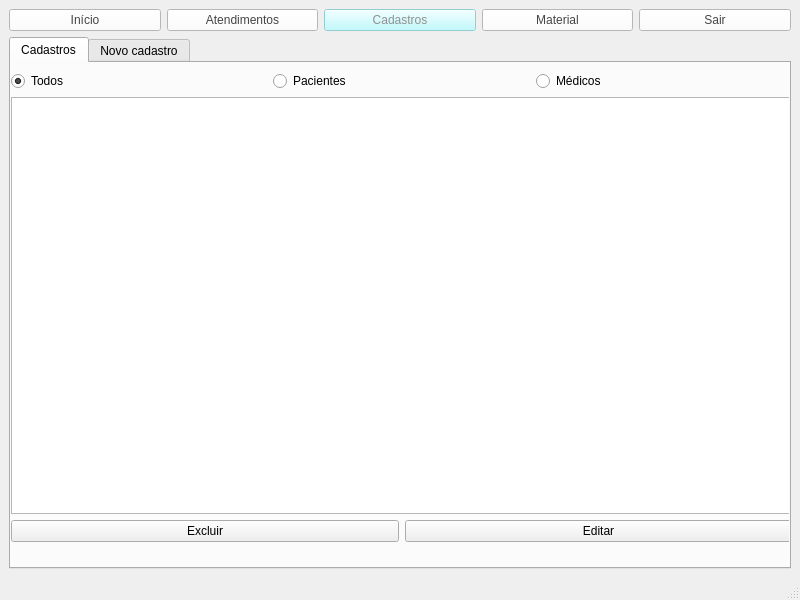
<?xml version="1.0" encoding="UTF-8"?>
<ui version="4.0">
 <class>ADM_cadastros</class>
 <widget class="QMainWindow" name="ADM_cadastros">
  <property name="geometry">
   <rect>
    <x>0</x>
    <y>0</y>
    <width>800</width>
    <height>600</height>
   </rect>
  </property>
  <property name="windowTitle">
   <string>MainWindow</string>
  </property>
  <widget class="QWidget" name="centralwidget">
   <layout class="QVBoxLayout" name="verticalLayout">
    <item>
     <layout class="QHBoxLayout" name="horizontalLayout">
      <item>
       <widget class="QPushButton" name="botaoInicio">
        <property name="styleSheet">
         <string notr="true">QPushButton { 
color: rgb(68, 68, 68);
background-color: rgb(255, 255, 255);
border-color: rgb(48, 245, 255);
border-widht: 1px;
}

QPushButton:pressed { 
color: rgb(68, 68, 68);
background-color: rgb(170, 255, 255);
border-color: rgb(48, 245, 255);
border-widht: 1px;
}</string>
        </property>
        <property name="text">
         <string>Início</string>
        </property>
       </widget>
      </item>
      <item>
       <widget class="QPushButton" name="botaoAtendimentos">
        <property name="styleSheet">
         <string notr="true">QPushButton { 
color: rgb(68, 68, 68);
background-color: rgb(255, 255, 255);
border-color: rgb(48, 245, 255);
border-widht: 1px;
}

QPushButton:pressed { 
color: rgb(68, 68, 68);
background-color: rgb(170, 255, 255);
border-color: rgb(48, 245, 255);
border-widht: 1px;
}</string>
        </property>
        <property name="text">
         <string>Atendimentos</string>
        </property>
       </widget>
      </item>
      <item>
       <widget class="QPushButton" name="botaoCadastros">
        <property name="enabled">
         <bool>false</bool>
        </property>
        <property name="styleSheet">
         <string notr="true">color: rgb(144, 144, 144);
background-color: rgb(176, 251, 255);
border-color: rgb(48, 245, 255);
border-widht: 1px;</string>
        </property>
        <property name="text">
         <string>Cadastros</string>
        </property>
       </widget>
      </item>
      <item>
       <widget class="QPushButton" name="botaoMaterial">
        <property name="styleSheet">
         <string notr="true">QPushButton { 
color: rgb(68, 68, 68);
background-color: rgb(255, 255, 255);
border-color: rgb(48, 245, 255);
border-widht: 1px;
}

QPushButton:pressed { 
color: rgb(68, 68, 68);
background-color: rgb(170, 255, 255);
border-color: rgb(48, 245, 255);
border-widht: 1px;
}</string>
        </property>
        <property name="text">
         <string>Material</string>
        </property>
       </widget>
      </item>
      <item>
       <widget class="QPushButton" name="botaoSair">
        <property name="styleSheet">
         <string notr="true">QPushButton { 
color: rgb(68, 68, 68);
background-color: rgb(255, 255, 255);
border-color: rgb(48, 245, 255);
border-widht: 1px;
}

QPushButton:pressed { 
color: rgb(68, 68, 68);
background-color: rgb(170, 255, 255);
border-color: rgb(48, 245, 255);
border-widht: 1px;
}</string>
        </property>
        <property name="text">
         <string>Sair</string>
        </property>
       </widget>
      </item>
     </layout>
    </item>
    <item>
     <widget class="QTabWidget" name="tabWidget">
      <property name="currentIndex">
       <number>0</number>
      </property>
      <widget class="QWidget" name="Cadastros">
       <attribute name="title">
        <string>Cadastros</string>
       </attribute>
       <widget class="QWidget" name="verticalLayoutWidget">
        <property name="geometry">
         <rect>
          <x>0</x>
          <y>8</y>
          <width>781</width>
          <height>471</height>
         </rect>
        </property>
        <layout class="QVBoxLayout" name="verticalLayout_3">
         <item>
          <layout class="QHBoxLayout" name="horizontalLayout_2"/>
         </item>
         <item>
          <layout class="QHBoxLayout" name="horizontalLayout_5">
           <item>
            <widget class="QRadioButton" name="rabotaoTodos">
             <property name="enabled">
              <bool>true</bool>
             </property>
             <property name="focusPolicy">
              <enum>Qt::FocusPolicy::StrongFocus</enum>
             </property>
             <property name="text">
              <string>Todos</string>
             </property>
             <property name="checkable">
              <bool>true</bool>
             </property>
             <property name="checked">
              <bool>true</bool>
             </property>
            </widget>
           </item>
           <item>
            <widget class="QRadioButton" name="rdbotaoPaciente">
             <property name="text">
              <string>Pacientes</string>
             </property>
            </widget>
           </item>
           <item>
            <widget class="QRadioButton" name="rdbotaoMedico">
             <property name="text">
              <string>Médicos</string>
             </property>
            </widget>
           </item>
          </layout>
         </item>
         <item>
          <widget class="QTableWidget" name="tw_Cadastros"/>
         </item>
         <item>
          <layout class="QHBoxLayout" name="horizontalLayout_4">
           <item>
            <widget class="QPushButton" name="botaoExcluir">
             <property name="text">
              <string>Excluir</string>
             </property>
            </widget>
           </item>
           <item>
            <widget class="QPushButton" name="botaoEditar">
             <property name="text">
              <string>Editar</string>
             </property>
            </widget>
           </item>
          </layout>
         </item>
        </layout>
       </widget>
      </widget>
      <widget class="QWidget" name="NovoCadastro">
       <attribute name="title">
        <string>Novo cadastro</string>
       </attribute>
       <widget class="QWidget" name="verticalLayoutWidget_2">
        <property name="geometry">
         <rect>
          <x>0</x>
          <y>2</y>
          <width>781</width>
          <height>481</height>
         </rect>
        </property>
        <layout class="QVBoxLayout" name="verticalLayout_2">
         <item>
          <layout class="QHBoxLayout" name="horizontalLayout_3">
           <item>
            <widget class="QLabel" name="label_Tipo">
             <property name="text">
              <string>Tipo de Cadastro:</string>
             </property>
            </widget>
           </item>
           <item>
            <widget class="QRadioButton" name="rd_PacienteNOVO">
             <property name="text">
              <string>Paciente</string>
             </property>
            </widget>
           </item>
           <item>
            <widget class="QRadioButton" name="rd_MedicoNOVO">
             <property name="text">
              <string>Médico</string>
             </property>
            </widget>
           </item>
          </layout>
         </item>
         <item>
          <layout class="QHBoxLayout" name="horizontalLayout_6">
           <item>
            <widget class="QLabel" name="label_nome">
             <property name="text">
              <string>Nome completo:</string>
             </property>
            </widget>
           </item>
           <item>
            <widget class="QLineEdit" name="txt_nome"/>
           </item>
          </layout>
         </item>
         <item>
          <layout class="QHBoxLayout" name="horizontalLayout_7">
           <item>
            <widget class="QLabel" name="label_username">
             <property name="text">
              <string>Username:</string>
             </property>
            </widget>
           </item>
           <item>
            <widget class="QLineEdit" name="txt_username">
             <property name="text">
              <string/>
             </property>
            </widget>
           </item>
          </layout>
         </item>
         <item>
          <layout class="QHBoxLayout" name="horizontalLayout_8">
           <item>
            <widget class="QLabel" name="label_senha">
             <property name="text">
              <string>Senha:</string>
             </property>
            </widget>
           </item>
           <item>
            <widget class="QLineEdit" name="txt_senha"/>
           </item>
          </layout>
         </item>
         <item>
          <layout class="QHBoxLayout" name="horizontalLayout_10">
           <item>
            <widget class="QLabel" name="label_especialidade">
             <property name="text">
              <string>Especialidade:</string>
             </property>
            </widget>
           </item>
           <item>
            <widget class="QLineEdit" name="txt_especialidade">
             <property name="enabled">
              <bool>true</bool>
             </property>
            </widget>
           </item>
          </layout>
         </item>
         <item>
          <layout class="QHBoxLayout" name="horizontalLayout_9">
           <item>
            <widget class="QPushButton" name="botaoCancelar">
             <property name="styleSheet">
              <string notr="true">color: rgb(0, 126, 126);
background-color: rgb(255, 255, 255);</string>
             </property>
             <property name="text">
              <string>Cancelar</string>
             </property>
            </widget>
           </item>
           <item>
            <widget class="QPushButton" name="botaoConcluir">
             <property name="styleSheet">
              <string notr="true">color: rgb(255, 255, 255);
background-color: rgb(7, 255, 226);
border-color: rgb(48, 245, 255);
border-widht: 1px;
</string>
             </property>
             <property name="text">
              <string>Concluir</string>
             </property>
            </widget>
           </item>
          </layout>
         </item>
         <item>
          <spacer name="verticalSpacer">
           <property name="orientation">
            <enum>Qt::Orientation::Vertical</enum>
           </property>
           <property name="sizeType">
            <enum>QSizePolicy::Policy::Minimum</enum>
           </property>
           <property name="sizeHint" stdset="0">
            <size>
             <width>18</width>
             <height>13</height>
            </size>
           </property>
          </spacer>
         </item>
        </layout>
       </widget>
      </widget>
     </widget>
    </item>
   </layout>
  </widget>
  <widget class="QMenuBar" name="menubar">
   <property name="geometry">
    <rect>
     <x>0</x>
     <y>0</y>
     <width>800</width>
     <height>21</height>
    </rect>
   </property>
  </widget>
  <widget class="QStatusBar" name="statusbar"/>
 </widget>
 <resources/>
 <connections>
  <connection>
   <sender>rd_MedicoNOVO</sender>
   <signal>clicked(bool)</signal>
   <receiver>txt_especialidade</receiver>
   <slot>clear()</slot>
   <hints>
    <hint type="sourcelabel">
     <x>546</x>
     <y>115</y>
    </hint>
    <hint type="destinationlabel">
     <x>542</x>
     <y>349</y>
    </hint>
   </hints>
  </connection>
 </connections>
</ui>
